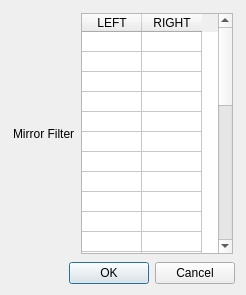
<?xml version="1.0" encoding="UTF-8"?>
<ui version="4.0">
 <class>Dialog</class>
 <widget class="QDialog" name="Dialog">
  <property name="geometry">
   <rect>
    <x>0</x>
    <y>0</y>
    <width>246</width>
    <height>295</height>
   </rect>
  </property>
  <property name="minimumSize">
   <size>
    <width>246</width>
    <height>0</height>
   </size>
  </property>
  <property name="windowTitle">
   <string>Options</string>
  </property>
  <layout class="QVBoxLayout" name="verticalLayout">
   <item>
    <layout class="QGridLayout" name="gridLayout">
     <property name="leftMargin">
      <number>2</number>
     </property>
     <property name="topMargin">
      <number>2</number>
     </property>
     <property name="rightMargin">
      <number>2</number>
     </property>
     <property name="bottomMargin">
      <number>2</number>
     </property>
     <item row="0" column="0">
      <widget class="QLabel" name="label_2">
       <property name="sizePolicy">
        <sizepolicy hsizetype="Preferred" vsizetype="Preferred">
         <horstretch>0</horstretch>
         <verstretch>0</verstretch>
        </sizepolicy>
       </property>
       <property name="text">
        <string>Mirror Filter</string>
       </property>
      </widget>
     </item>
     <item row="0" column="1">
      <widget class="QTableWidget" name="mirror_table">
       <attribute name="horizontalHeaderDefaultSectionSize">
        <number>60</number>
       </attribute>
       <attribute name="horizontalHeaderStretchLastSection">
        <bool>false</bool>
       </attribute>
       <attribute name="verticalHeaderVisible">
        <bool>false</bool>
       </attribute>
       <attribute name="verticalHeaderDefaultSectionSize">
        <number>20</number>
       </attribute>
       <row>
        <property name="text">
         <string>새 열</string>
        </property>
       </row>
       <row>
        <property name="text">
         <string>새 열</string>
        </property>
       </row>
       <row>
        <property name="text">
         <string>새 열</string>
        </property>
       </row>
       <row>
        <property name="text">
         <string>새 열</string>
        </property>
       </row>
       <row>
        <property name="text">
         <string>새 열</string>
        </property>
       </row>
       <row>
        <property name="text">
         <string>새 열</string>
        </property>
       </row>
       <row>
        <property name="text">
         <string>새 열</string>
        </property>
       </row>
       <row>
        <property name="text">
         <string>새 열</string>
        </property>
       </row>
       <row>
        <property name="text">
         <string>새 열</string>
        </property>
       </row>
       <row>
        <property name="text">
         <string>새 열</string>
        </property>
       </row>
       <row>
        <property name="text">
         <string>새 열</string>
        </property>
       </row>
       <row>
        <property name="text">
         <string>새 열</string>
        </property>
       </row>
       <row>
        <property name="text">
         <string>새 열</string>
        </property>
       </row>
       <row>
        <property name="text">
         <string>새 열</string>
        </property>
       </row>
       <row>
        <property name="text">
         <string>새 열</string>
        </property>
       </row>
       <row>
        <property name="text">
         <string>새 열</string>
        </property>
       </row>
       <row>
        <property name="text">
         <string>새 열</string>
        </property>
       </row>
       <row>
        <property name="text">
         <string>새 열</string>
        </property>
       </row>
       <row>
        <property name="text">
         <string>새 열</string>
        </property>
       </row>
       <row>
        <property name="text">
         <string>새 열</string>
        </property>
       </row>
       <row>
        <property name="text">
         <string>새 열</string>
        </property>
       </row>
       <row>
        <property name="text">
         <string>새 열</string>
        </property>
       </row>
       <row>
        <property name="text">
         <string>새 열</string>
        </property>
       </row>
       <row>
        <property name="text">
         <string>새 열</string>
        </property>
       </row>
       <row>
        <property name="text">
         <string>새 열</string>
        </property>
       </row>
       <row>
        <property name="text">
         <string>새 열</string>
        </property>
       </row>
       <row>
        <property name="text">
         <string>새 열</string>
        </property>
       </row>
       <row>
        <property name="text">
         <string>새 열</string>
        </property>
       </row>
       <row>
        <property name="text">
         <string>새 열</string>
        </property>
       </row>
       <row>
        <property name="text">
         <string>새 열</string>
        </property>
       </row>
       <column>
        <property name="text">
         <string>LEFT</string>
        </property>
       </column>
       <column>
        <property name="text">
         <string>RIGHT</string>
        </property>
       </column>
      </widget>
     </item>
    </layout>
   </item>
   <item>
    <widget class="QDialogButtonBox" name="buttonBox">
     <property name="standardButtons">
      <set>QDialogButtonBox::Cancel|QDialogButtonBox::Ok</set>
     </property>
    </widget>
   </item>
  </layout>
 </widget>
 <resources/>
 <connections>
  <connection>
   <sender>buttonBox</sender>
   <signal>accepted()</signal>
   <receiver>Dialog</receiver>
   <slot>accept()</slot>
   <hints>
    <hint type="sourcelabel">
     <x>114</x>
     <y>169</y>
    </hint>
    <hint type="destinationlabel">
     <x>114</x>
     <y>94</y>
    </hint>
   </hints>
  </connection>
  <connection>
   <sender>buttonBox</sender>
   <signal>rejected()</signal>
   <receiver>Dialog</receiver>
   <slot>reject()</slot>
   <hints>
    <hint type="sourcelabel">
     <x>114</x>
     <y>169</y>
    </hint>
    <hint type="destinationlabel">
     <x>114</x>
     <y>94</y>
    </hint>
   </hints>
  </connection>
 </connections>
</ui>
